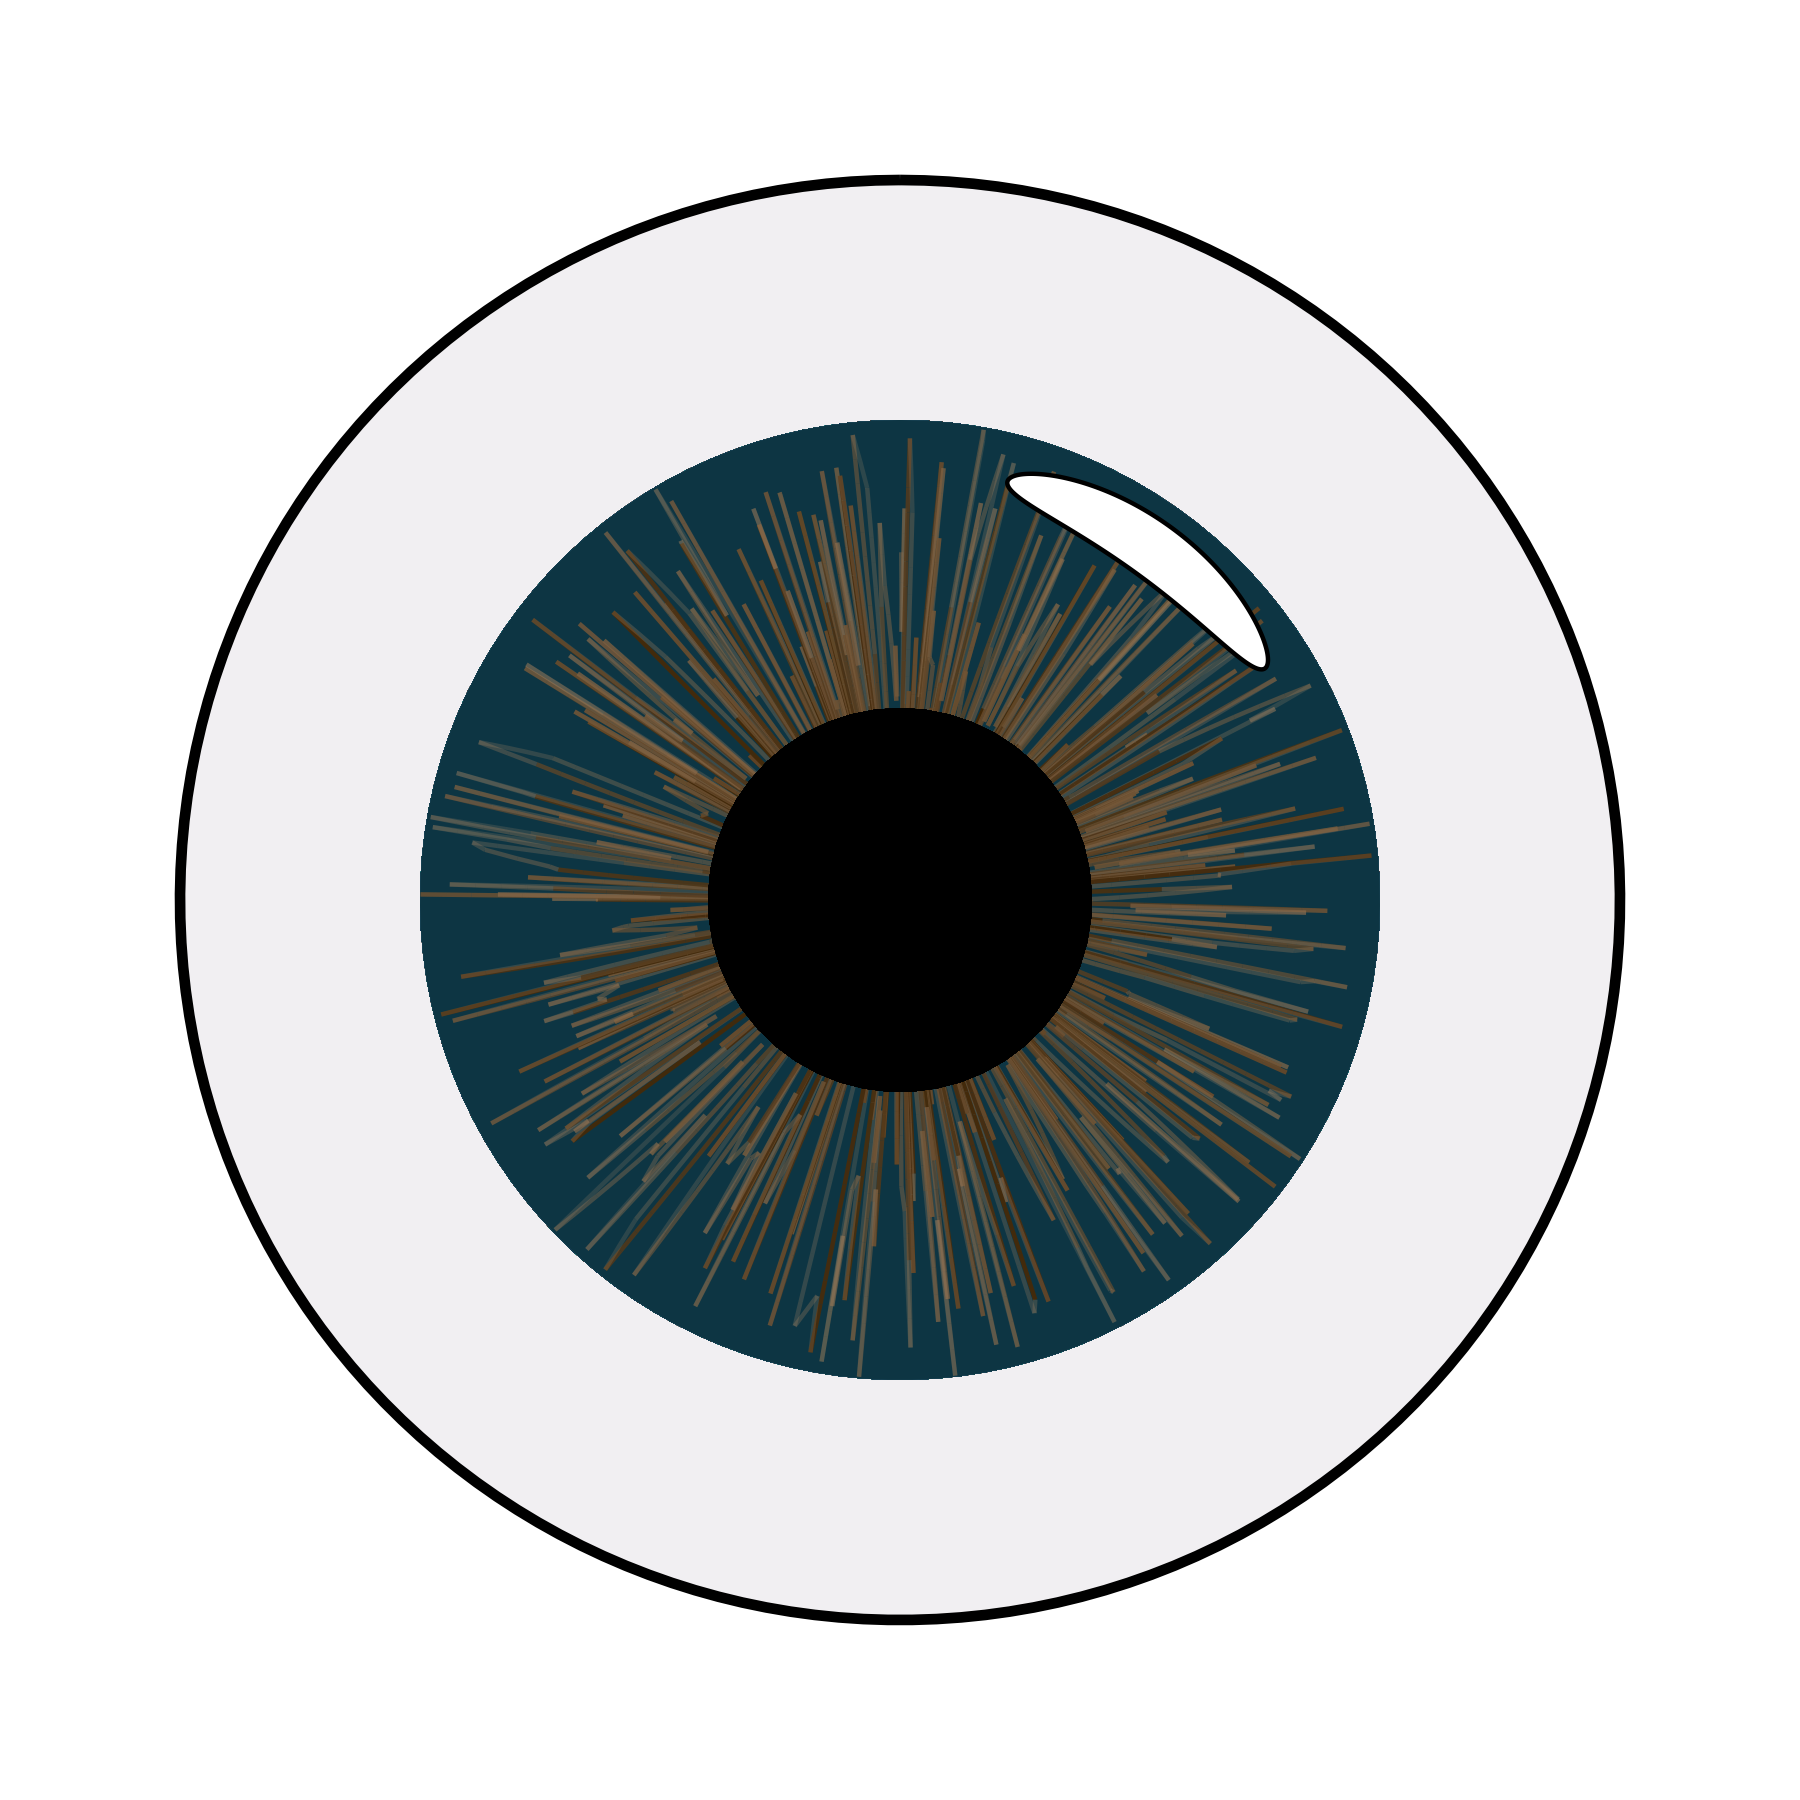

R code for this plot:
# packages ----------------------------------------------------------------

library(dplyr)
library(ggplot2)
library(ggforce)
library(ggnewscale)

# data --------------------------------------------------------------------

data <- data.frame(x = runif(1000),
                   y = runif(1000))

circle <- data.frame(
  x0 = 0.1,
  y0 = 0.9,
  r = 0.06
)

# plot --------------------------------------------------------------------

eye <- ggplot(data)+
  #fundo
  geom_tile(aes(x = 0.5, y=1, fill = y)) +
  scale_fill_gradient2(low = '#ffffff', mid = "#f3f1f4", high = '#e8e4e9',
                       midpoint = 0.6) +
  ggnewscale::new_scale_fill()+
  #iris fundo
  geom_tile(aes(x = 0.5, y=0.5, fill = y)) +
  scale_fill_gradient2(low = '#2b5a74', mid = '#08303c', high = '#08303c',
                       midpoint = 0.8) +
  #iris linha
  geom_line(aes(x,y,color = y))+
  scale_color_gradient(low = "#412808", high = "#ad8d6d30")+
  #contorno
  geom_hline(yintercept = 1.5, size = 1.2)+
  ggnewscale::new_scale_fill()+
  #pupila
  geom_rect(xmin = 0, xmax = 1, ymin = 0, ymax = 0.4,
            fill = "#000000")+
  #reflexo
  geom_circle(data = circle, aes(x0 = x0, y0 = y0, r = r, fill = r),
              fill = "#ffffff")+
  scale_y_continuous(limits = c(0,1.5))+
  coord_polar()+
  theme_void()+
  theme(
    legend.position = "none",
    plot.background = element_rect(fill = "white", color = NA)
  )

# save --------------------------------------------------------------------

ggsave(plot = eye, "eye.png", width = 6, height = 6)
